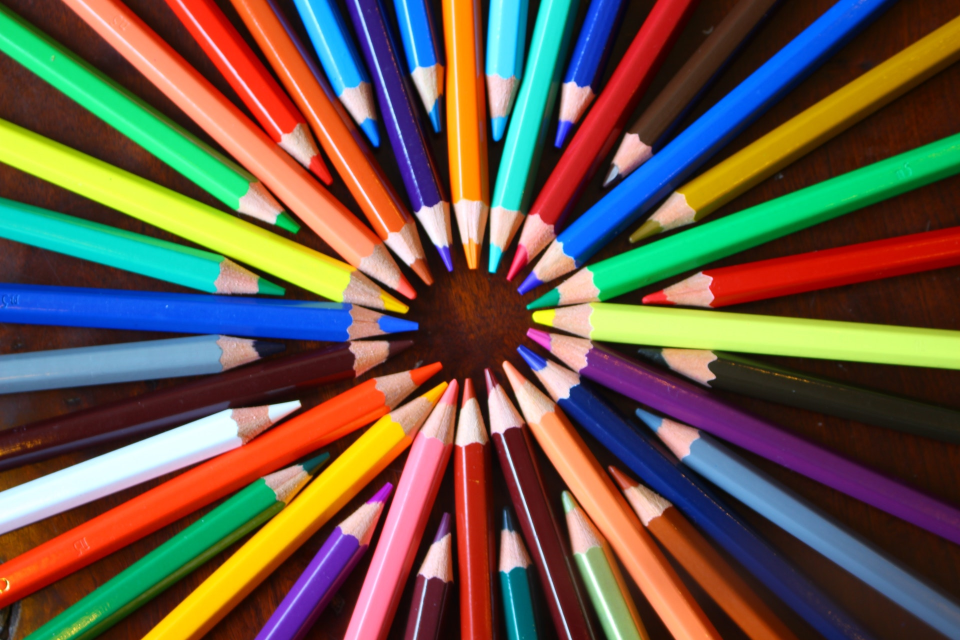
#> input picture Imagens/Lapis.jpg, 1920 x 1280 px, found by its file name (shown at 1/2 size)
$ python 'Captura de Ações em Botões - Versão 1.0.0.py'
#> lines starting #> are read from the running program, lines starting #| are printed output that depends on the picture
#
########################################################################
# Importação das Bibliotecas Necessárias
########################################################################
#
import cv2 as cv
import os
from pathlib import Path
import numpy as np

#
########################################################################
# Funções de Apoio
########################################################################
#
def LimpaTerminal ():
    if os.name == "nt":
       _ = os.system( "cls" )
    else:
      _ = os.system( "clear ")
    return ()

#
########################################################################
# Definições Gerais
########################################################################
#
NomeImagem = "Lapis.jpg"
NomeJanela = "Imagem Base"
dirRaiz = Path.home()
dirBase = "/home/asoares/Insync/alexandre.asoares@gmail.com/OneDrive/Atividades/LocalCV"
dirImagem = "Imagens"
dirCaminhoImagem = str(Path(dirRaiz, dirBase, dirImagem, NomeImagem))

#
########################################################################
# Lendo a Imagem
########################################################################
#
imgBase = cv.imread ( dirCaminhoImagem, cv.IMREAD_COLOR)
#> imgBase is the input picture: shape (1280, 1920, 3); mean B, G, R 73.5, 88.1, 105.9

#
########################################################################
# Checando se a Imagem Foi Lida com Sucesso
########################################################################
#
if imgBase is None:
   LimpaTerminal ()
   print( "Não Foi Localizada a Imagem : ", NomeImagem)
   exit ()

#
########################################################################
# Reduzindo a Imagem
########################################################################
#
imgReduzida = cv.resize(imgBase, (0,0), fx=0.4, fy=0.4, interpolation = cv.INTER_AREA)
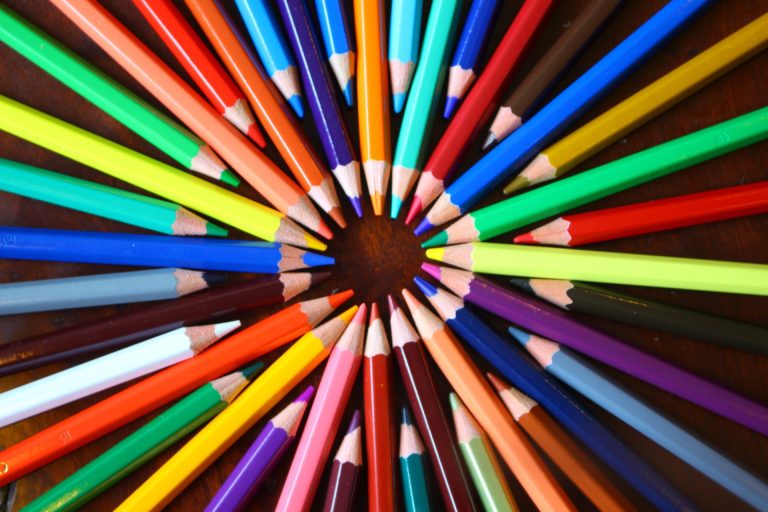
#> imgReduzida: shape (512, 768, 3); mean B, G, R 73.5, 88.1, 105.9
imgOriginal = np.copy(imgReduzida)

#
########################################################################
# Função de Callback para Controle do Mouse
########################################################################
#
def ExecutaTracado(Evento,x,y,flags,param):
    global imgReduzida

    if Evento == cv.EVENT_LBUTTONDOWN:
       if ( (x > 15 and x < 180) and (y > 460 and y < 500)):
          imgReduzida = cv.cvtColor(imgReduzida, cv.COLOR_BGR2GRAY)
       else:
         if ( (x > 200 and x < 400) and (y > 460 and y < 500)):
            imgReduzida = np.copy(imgOriginal)

            cv.rectangle(imgReduzida, (15,460), (180,500), (255,255,255), -1)
            cv.putText(imgReduzida, "[MUDA PARA CINZA]", (19, 485), cv.FONT_HERSHEY_PLAIN, 1, (0,0,0))

            cv.rectangle(imgReduzida, (200,460), (400,500), (255,255,255), -1)
            cv.putText(imgReduzida, "[MUDA PARA COLORIDA]", (206, 485), cv.FONT_HERSHEY_PLAIN, 1, (0,0,0))

    return ()

#
########################################################################
# Janelamento e Instancia de Função
########################################################################
#
cv.namedWindow (NomeJanela)
cv.setMouseCallback (NomeJanela, ExecutaTracado)

#
########################################################################
# Desenhando o Botão e Escrevendo o Texto
########################################################################
#
cv.rectangle(imgReduzida, (15,460), (180,500), (255,255,255), -1)
cv.putText(imgReduzida, "[MUDA PARA CINZA]", (19, 485), cv.FONT_HERSHEY_PLAIN, 1, (0,0,0))

cv.rectangle(imgReduzida, (200,460), (400,500), (255,255,255), -1)
cv.putText(imgReduzida, "[MUDA PARA COLORIDA]", (206, 485), cv.FONT_HERSHEY_PLAIN, 1, (0,0,0))
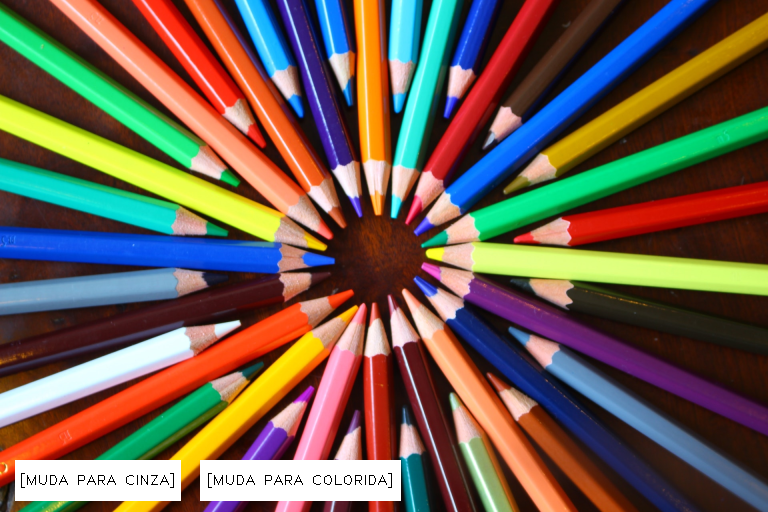
#> imgReduzida: shape (512, 768, 3); mean B, G, R 80.8, 94.7, 111.2

#
########################################################################
# Janelamento e Instancia de Função
########################################################################
#
cv.namedWindow (NomeJanela)
cv.setMouseCallback (NomeJanela, ExecutaTracado)

#
########################################################################
# Loop de Execução
########################################################################
#
while(1):
    cv.imshow ( NomeJanela, imgReduzida)
    k = cv.waitKey(1) & 0xFF
#> (key Esc is pressed here)

    if k == 27:
        break

cv.destroyAllWindows()

########################################################################
# FIM DO PROGRAMA
########################################################################
